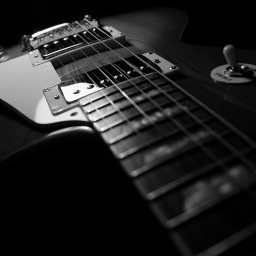
%> input picture HW_4/guitar.jpg, 256 x 256 px
$ octave discussion.m   (GNU Octave 9; MATLAB toolbox functions it lacks are replaced by stand-ins)
%> lines starting %> are read from the running program, lines starting %| are printed output that depends on the picture; long printed decimals are rounded
%%%%%%%%%%%%%%%%%%%%%%%%%%%%%%%%%%%%%%%%%%%%%%%%%%%%%%%%%%%%%%%%%%%%%%%%%%%%%%%%%%%%%%%%%%%%%%%%%
% John Lasheski
% discussion.m
% November 22, 2014
%
% Octave script file that calculates the histogram of an image. Image equalization
% is then run and another histogram is calculated. Plots of the images and their
% histograms are provided for comparison.
%%%%%%%%%%%%%%%%%%%%%%%%%%%%%%%%%%%%%%%%%%%%%%%%%%%%%%%%%%%%%%%%%%%%%%%%%%%%%%%%%%%%%%%%%%%%%%%%%

% load the image
test_image = imread("guitar.jpg");
%> test_image is the input picture: size 256x256x3 uint8; min 0, max 255, mean 34.8

% calculate the statistics
Minimum = min(min(test_image));
%> Minimum = [0 0 0]
Maximum = max(max(test_image));
%> Maximum = [255 255 255]
Average = mean2(test_image);
%> Average = 34.77
Std_Dev = std2(test_image);
%> Std_Dev = 49.71

% print the statistics
printf("The minimum is %f, and the maximum is %f.\n", Minimum, Maximum);
%| The minimum is 0, and the maximum is 0.000000.
%| The minimum is 0, and the maximum is 255.000000.
%| The minimum is 255.000, and the maximum is 255.000000.
printf("The average is %f, and the standard deviation is %f.\n", Average, Std_Dev);
%| The average is 34.774, and the standard deviation is 49.705814.

% Calculate the original histogram, then equalize the image and calculate again
histogram = imhist(test_image);
%> histogram = 256 values, max 63879 at index 1, min 18 at index 254, mean 768
eq_test_image = histeq(test_image, 256);
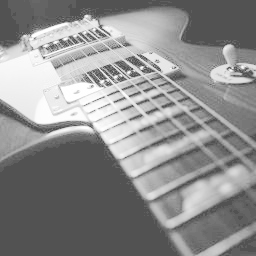
%> eq_test_image: size 256x256x3 uint8; min 82, max 255, mean 141.3
eq_histogram = imhist(eq_test_image);
%> eq_histogram = 256 values, max 63879 at index 83, min 0 at index 1, mean 768

% plot the original image, equalized images and their histograms
figure(1)
hold on;
subplot(221)
imshow(test_image);
set(gca, 'title', 'Original Image');

subplot(222)
plot(log10(histogram));
set(gca, 'title', "Original Histogram in Log 10 Scale");
set(gca, 'xlim', [0,256]);

subplot(223)
imshow(eq_test_image);
set(gca, 'title', 'Equalized Image');

subplot(224)
plot(log10(eq_histogram));
set(gca, 'title', 'Equalized Histogram in Log 10 Scale');
set(gca, 'xlim', [0,256]);
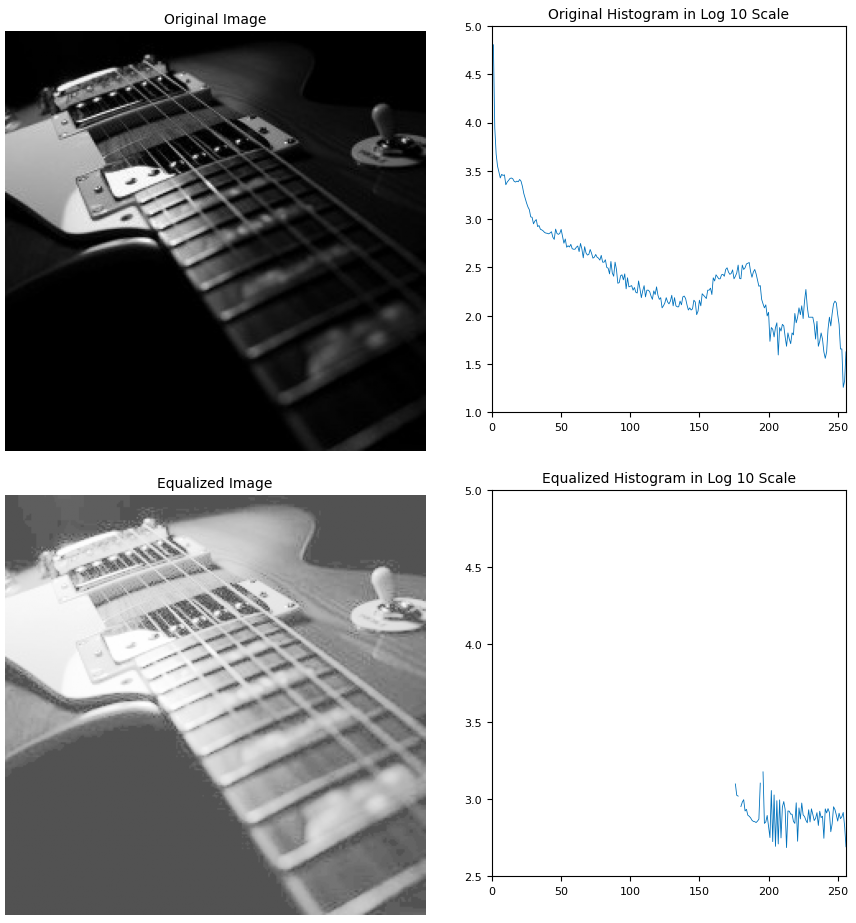
%> figure redrawn from the program's plot data, 4 panels
hold off;
